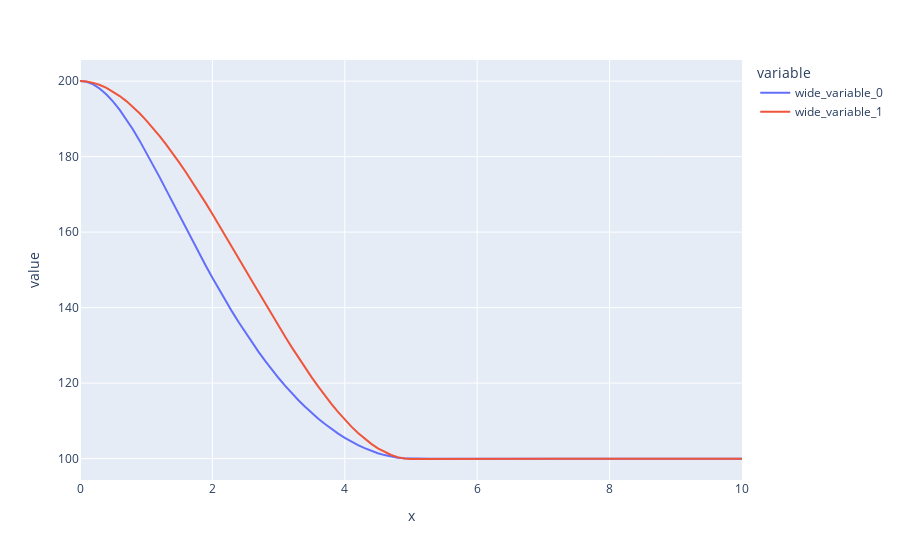

Here is the notebook cell this chart was saved with:
### Code cell
px.line(x=times2, y=[np.var(x1,axis=0),np.var(x2,axis=0)])
